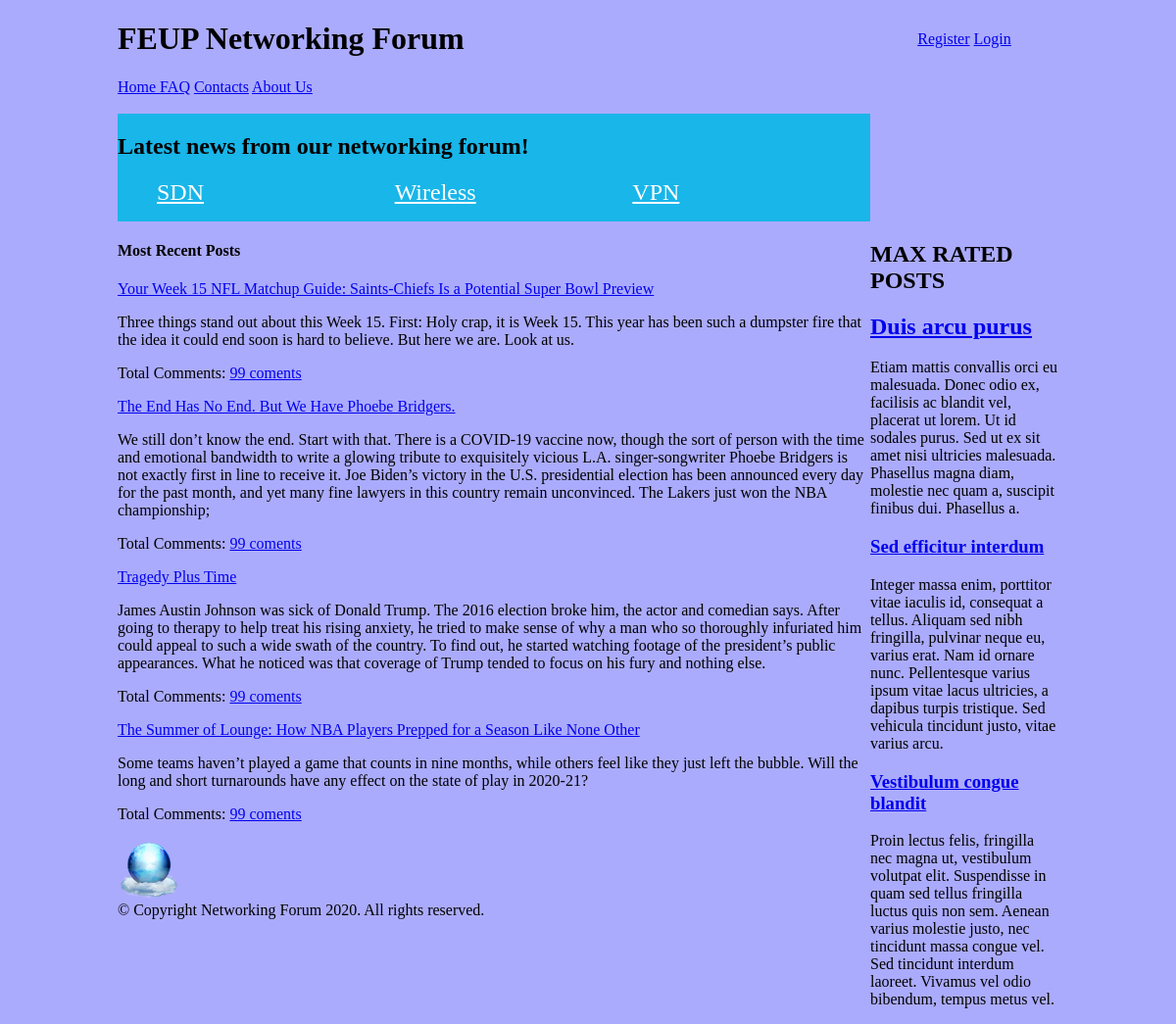
/php/initialpage.php, run on an earlier commit of the app's database.
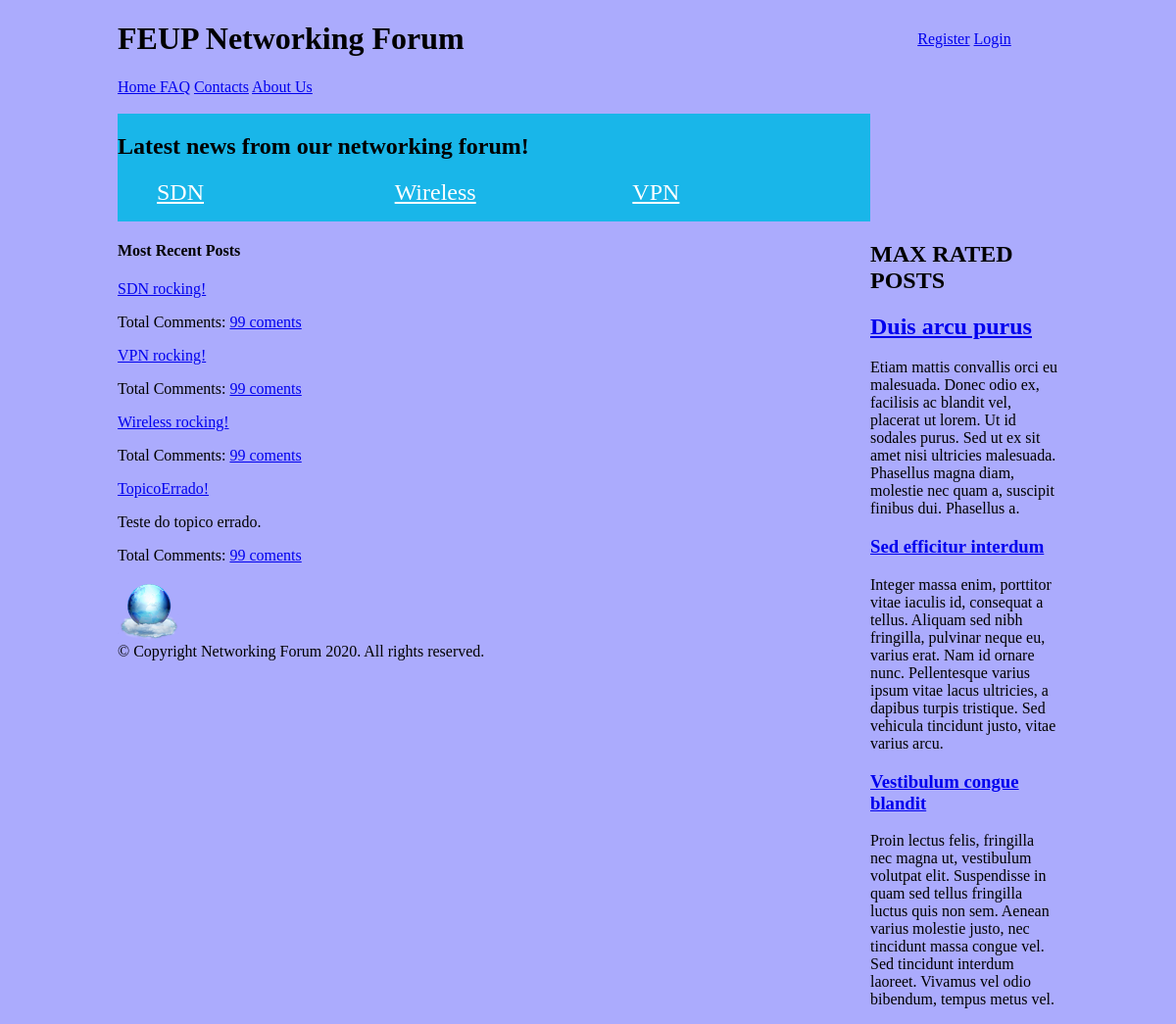
And on a later commit of the database.
### tables this page shows
CREATE TABLE forumpost (
    postid integer PRIMARY KEY AUTOINCREMENT,
    posttitle text NOT NULL,
    content text CHECK(LENGTH(content)>= 0 AND LENGTH(content)<20000),
    username text REFERENCES user, 
    topic text REFERENCES topic, 
    postrate integer CHECK(postrate>=0 AND postrate <=5)
   -- forumpostcollection_id integer REFERENCES collection
    );

### php/initialpage.php (called while the page is built, shortened)
<?php
  require_once("../database/init.php");
  require_once("../database/posts.php");
  include_once("../templates/homepage_section/header_pagina_inicial_tpl.php");
  include_once("../templates/homepage_section/topics_tpl.php");
  $stories = getAllPosts();
  include_once("../templates/homepage_section/max_rated_tpl.php");
  include_once("../templates/homepage_section/most_recent_posts_tpl.php");
  include_once("../templates/static_sections/footer_tpl.php");
?>

### database/posts.php (called while the page is built, shortened)
<?php
function getAllPosts()
{
  global $dbh;
  $stmt = $dbh->prepare('SELECT * FROM forumpost');
  $stmt->execute();
  return $stmt->fetchAll();
}

### templates/homepage_section/most_recent_posts_tpl.php (the view)
<section id="posts">
  <article>
  <aside id="related">
   <h1> Most Recent Posts</h1>
   <?php foreach ($stories as $story) { ?>
   <article>
    <a href="../php/post.php?postid=<?php echo $story['postid'] ?>"><?php echo $story['posttitle'] ?></a>
    <p><?php echo $story['content'] ?></p>
    <p>Total Comments: <a href="../php/post.php?postitle=<?php echo $story['posttitle'] ?>&postid=<?php echo $story['postid']?>"> <?php print_r("99 coments") ?></a>
   </article>
  </aside>
<?php  } ?>

### templates/homepage_section/header_pagina_inicial_tpl.php (shortened to what this page needs)
<!DOCTYPE html>
<html lang="en">
<head>
    <link href="../css/initialpage.css" rel="stylesheet">
</head>
<body>
    <header>
        <h1> FEUP Networking Forum </h1>
        <div id="signup">
            <a href="register.php">Register</a>
            <?php if (!isset($_SESSION["username"])) { ?>
            <a href="login.php">Login</a>
            <?php } ?>
        </div>
        <div id="otherpages">
            <a href="initialpage.php"> Home </a>
            <a href="../php/FAQ.php">FAQ</a>
            <a href="../php/contacts.php">Contacts</a>
            <a href="../php/aboutUs.html">About Us</a> <br> <br>
        </div>
</head>
<body>

### templates/homepage_section/topics_tpl.php
<nav id="topics">
            <h2> Latest news from our networking forum!  </h2>
        <ul>
            <li><a href="../php/list_by_topic.php?topic=SDN">SDN</a></li>
            <li><a href="../php/list_by_topic.php?topic=Wireless">Wireless</a></li>
            <li><a href="../php/list_by_topic.php?topic=VPN">VPN</a></li>
        </ul>
</nav>

### templates/homepage_section/max_rated_tpl.php
<aside id="related">
        <h1> MAX RATED POSTS</h1>
        <article>
          <h2><a href="#">Duis arcu purus</a></h1>
          <p>Etiam mattis convallis orci eu malesuada. Donec odio ex, facilisis ac blandit vel, placerat ut lorem. Ut id sodales purus. Sed ut ex sit amet nisi ultricies malesuada. Phasellus magna diam, molestie nec quam a, suscipit finibus dui. Phasellus a.</p>
        </article>
        <article>
          <h1><a href="#">Sed efficitur interdum</a></h1>
          <p>Integer massa enim, porttitor vitae iaculis id, consequat a tellus. Aliquam sed nibh fringilla, pulvinar neque eu, varius erat. Nam id ornare nunc. Pellentesque varius ipsum vitae lacus ultricies, a dapibus turpis tristique. Sed vehicula tincidunt justo, vitae varius arcu.</p>
        </article>
        <article>
          <h1><a href="#">Vestibulum congue blandit</a></h1>
          <p>Proin lectus felis, fringilla nec magna ut, vestibulum volutpat elit. Suspendisse in quam sed tellus fringilla luctus quis non sem. Aenean varius molestie justo, nec tincidunt massa congue vel. Sed tincidunt interdum laoreet. Vivamus vel odio bibendum, tempus metus vel.</p>
        </article>
</aside>

### templates/static_sections/footer_tpl.php
<footer>
    <div class="container" id="footer-bottom">
    <img id="footer-logo" src="../images/Heaven-Networking-icon.png" style="vertical-align:middle;">
    <div id="copyright">
        © Copyright Networking Forum 2020. All rights reserved.
    </div>
    </div>
</footer>
</body>
</html>

### css/initialpage.css (style rules this page uses)
body { background-color: #ababfd; margin: 0 auto; width: 60em; display: grid; grid-template-columns: [start] 4fr [middle] 1fr [end]; grid-template-rows: [start] auto [topics] auto [posts] 1fr [footer] auto [end]; }
body > header h1 { font-family: garamond; }
body > header { grid-column: start / end; }
#topics { background-color: #19B6E9; grid-column: start; }
aside { grid-column: middle; grid-row: topics/end; }
#posts { grid-column: start; }
body > header { display: grid; grid-template-columns: [start] 4fr [middle] 1fr [end]; grid-template-rows: auto auto; }
body > header h1 { grid-column: 1; grid-row: 1; }
body > header #signup { grid-column: 2; grid-row: 1; justify-self: center; align-self: center; }
#topics ul { display: flex; flex-direction: row; }
#topics li { display: block; flex: 1; color: white; }
#topics li a { color: white; font-family: Georgia, 'Times New Roman', Times, serif; font-size: x-large; }
footer { bottom:100; width:100%; height:60px; }

What changed in the data, as far as the page shows it:
changed forumpost: posttitle "Your Week 15 NFL Matchup Guide: Saints-Chiefs Is a Potential Super Bowl Preview" → "SDN rocking!"; content "Three things stand out about this Week 15. First: Holy crap, it is Week 15. This year has been such a dumpster fire that the idea it could end soon is hard to believe. But here we are. Look at us." → (not shown)
changed forumpost: posttitle "The End Has No End. But We Have Phoebe Bridgers." → "VPN rocking!"; content "We still don’t know the end. Start with that. There is a COVID-19 vaccine now, though the sort of person with the time and emotional bandwidth to write a glowing tribute to exquisitely vicious L.A. singer-songwriter Phoebe Bridgers is not exactly first in line to receive it. Joe Biden’s victory in the U.S. presidential election has been announced every day for the past month, and yet many fine lawyers in this country remain unconvinced. The Lakers just won the NBA championship;" → (not shown)
changed forumpost: posttitle "Tragedy Plus Time" → "Wireless rocking!"; content "James Austin Johnson was sick of Donald Trump. The 2016 election broke him, the actor and comedian says. After going to therapy to help treat his rising anxiety, he tried to make sense of why a man who so thoroughly infuriated him could appeal to such a wide swath of the country. To find out, he started watching footage of the president’s public appearances. What he noticed was that coverage of Trump tended to focus on his fury and nothing else." → (not shown)
changed forumpost: posttitle "The Summer of Lounge: How NBA Players Prepped for a Season Like None Other" → "TopicoErrado!"; content "Some teams haven’t played a game that counts in nine months, while others feel like they just left the bubble. Will the long and short turnarounds have any effect on the state of play in 2020-21?" → "Teste do topico errado."
